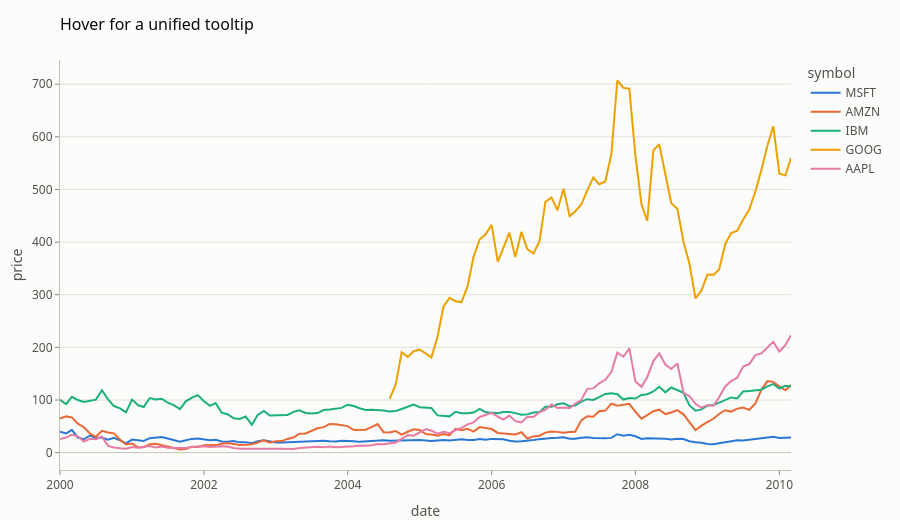

Notebook source saved alongside this figure:
### Code cell
pc.line(stocks, 'date', 'price', 'symbol', backend='plotly', title='Hover for a unified tooltip')
